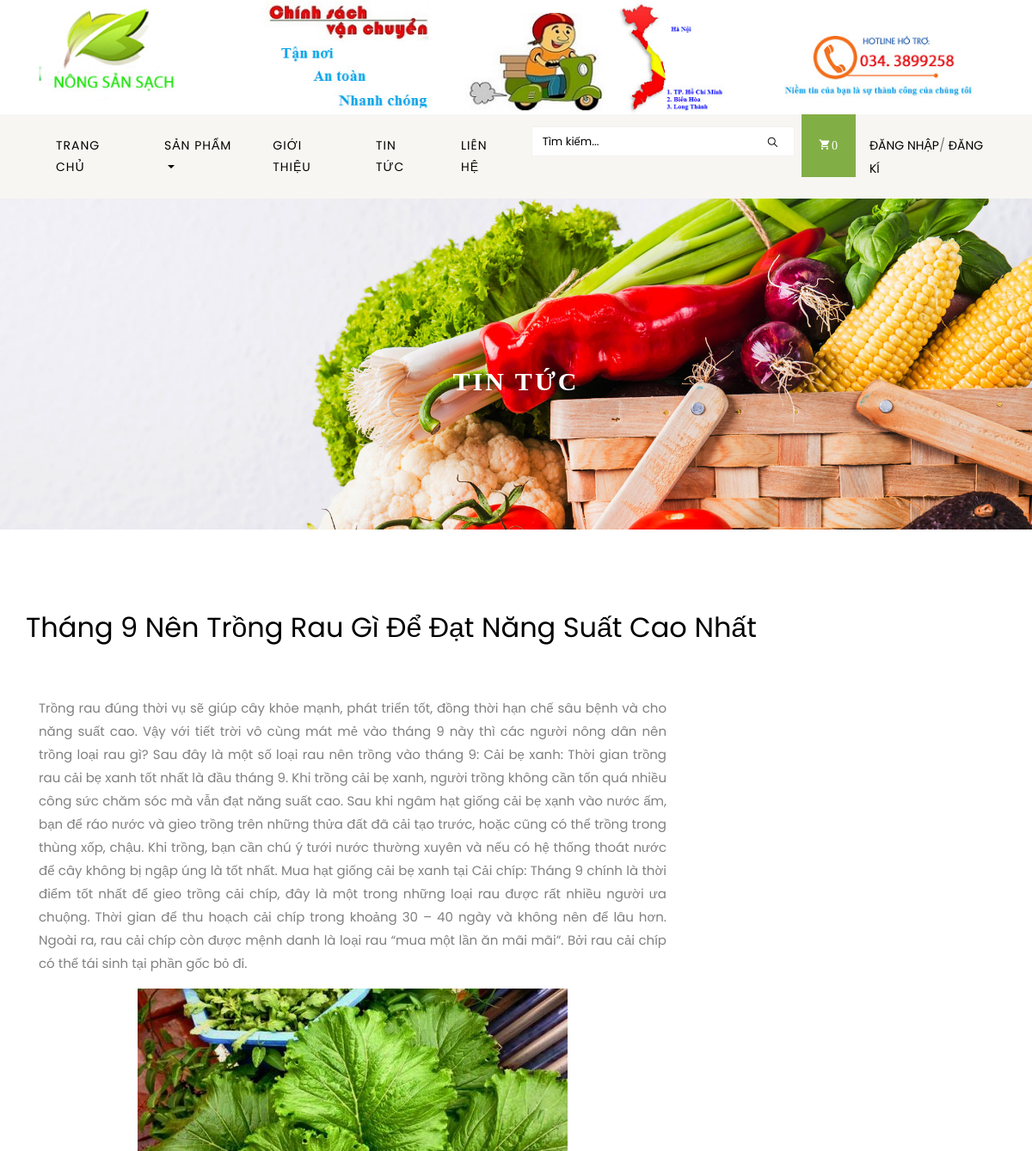
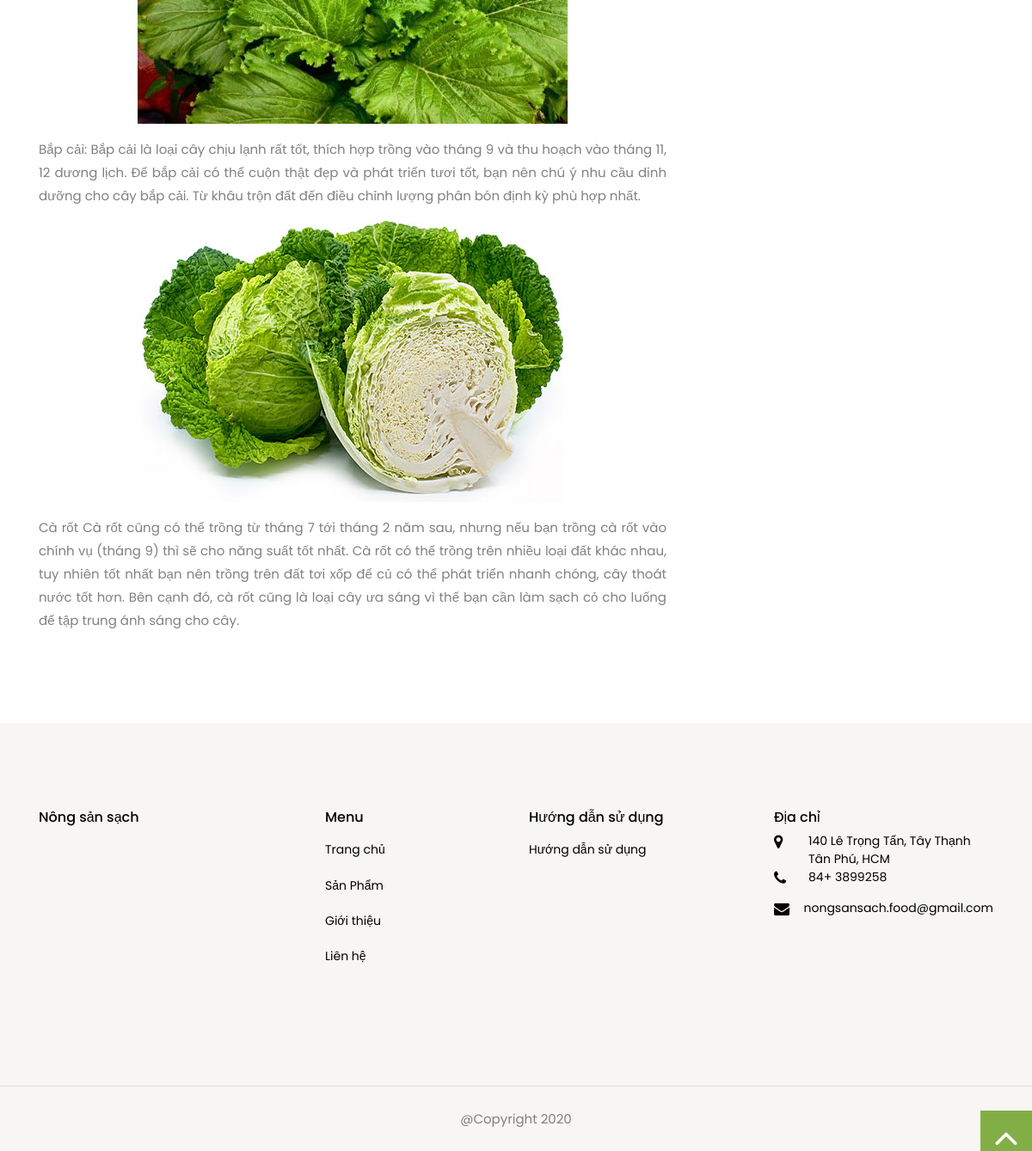
/blog-single/1, run on the app's committed database (2 pictures, top to bottom).
### home/models.py (models this page shows, shortened)
class Blogcontent(models.Model):
	blogcontent_Single = models.ForeignKey(Blogcontent_Single, on_delete=models.SET_NULL, null=True)
	title = models.CharField(max_length=300)
	slug = models.SlugField()
	body = models.TextField()
	body_text = models.TextField()
	body_content = models.TextField()
	date = models.DateTimeField(auto_now_add=True)
	image = models.ImageField(null=True, blank=True)
	image_text = models.ImageField(null=True, blank=True)

### home/views.py (the view)
# urls.py: path('blog-single/<int:id>',views.Blogsingle, name="blogsingle"),
def Blogsingle(request, id):
    blogcontenta = Blogcontent.objects.all().order_by('date')
    product = Product.objects.all()
    product_laster = Product_detail.objects.all().order_by('-id')[:10]
    blogcontent = Blogcontent.objects.get(id = id)
    extra_context ={
        'product': product,
        'blogcontent':blogcontent,
        'blogcontenta':blogcontenta
    }
    return render(request, 'blog-single.html', extra_context)

### home/templatetags/cart_templatetags.py (called while the page is built)
@register.simple_tag
def shopcartcount(userid):
    count = ShopCart.objects.filter(user_id=userid).count()
    return count

### templates/blog-single.html (shortened to what this page needs)
{% extends 'store/main.html' %}
{% load static %}
{% static "images" as baseURL %}
{% block content %}
    <div class="hero-wrap hero-bread" style="background-image: url('{% static 'images/bg_1.jpg' %}');">
      <div class="container">
        <div class="row no-gutters slider-text align-items-center justify-content-center">
          <div class="col-md-9 ftco-animate text-center">
            <h1 class="mb-0 bread">Tin tức</h1>
          </div>
        </div>
      </div>
    </div>
    <section class="ftco-section ftco-degree-bg">
      <div class="container">
        <div class="row">
          <h2 class="mb-3 text-center">{{blogcontent.title}}</h2>
          <div class="col-lg-8 ftco-animate">
            <p style="text-align: justify;">{{blogcontent.body}}</p>
            <p class="text-center"><img src="{{baseURL}}/{{blogcontent.image}}" alt=""></p>
            <p style="text-align: justify;">{{blogcontent.body_text}}</p>
            <p class="text-center"><img src="{{baseURL}}/{{blogcontent.image_text}}" alt=""></p>
            <p style="text-align: justify;">{{blogcontent.body_content}}</p>
          </div>
          <div class="col-lg-4 sidebar ftco-animate">
            <div class="sidebar-box">
            </div>
          </div>
        </div>
      </div>
    </section>
  {% endblock content %}

### data on the page
Blogcontent: title "Tháng 9 Nên Trồng Rau Gì Để Đạt Năng Suất Cao Nhất", body "Trồng rau đúng thời vụ sẽ giúp cây khỏe mạnh, phát triển tốt, đồng thời hạn chế sâu bệnh và cho năng suất cao. Vậy với tiết trời vô cùng mát mẻ vào tháng 9 này thì các người nông dân nên trồng loại rau gì? Sau đây là một số loại rau nên trồng vào tháng 9: Cải bẹ xanh: Thời gian trồng rau cải bẹ xanh tốt nhất là đầu tháng 9. Khi trồng cải bẹ xanh, người trồng không cần tốn quá nhiều công sức chăm sóc mà vẫn đạt năng suất cao. Sau khi ngâm hạt giống cải bẹ xạnh vào nước ấm, bạn để ráo nước và gieo trồng trên những thửa đất đã cải tạo trước, hoặc cũng có thể trồng trong thùng xốp, chậu. Khi trồng, bạn cần chú ý tưới nước thường xuyên và nếu có hệ thống thoát nước để cây không bị ngập úng là…", image (picture), body_text "Bắp cải: Bắp cải là loại cây chịu lạnh rất tốt, thích hợp trồng vào tháng 9 và thu hoạch vào tháng 11, 12 dương lịch. Để bắp cải có thể cuộn thật đẹp và phát triển tươi tốt, bạn nên chú ý nhu cầu dinh dưỡng cho cây bắp cải. Từ khâu trộn đất đến điều chỉnh lượng phân bón định kỳ phù hợp nhất.", image_text (picture), body_content "Cà rốt Cà rốt cũng có thể trồng từ tháng 7 tới tháng 2 năm sau, nhưng nếu bạn trồng cà rốt vào chính vụ (tháng 9) thì sẽ cho năng suất tốt nhất. Cà rốt có thể trồng trên nhiều loại đất khác nhau, tuy nhiên tốt nhất bạn nên trồng trên đất tơi xốp để củ có thể phát triển nhanh chóng, cây thoát nước tốt hơn. Bên cạnh đó, cà rốt cũng là loại cây ưa sáng vì thế bạn cần làm sạch cỏ cho luống để tập trung ánh sáng cho cây."

### other printed values
{{ count }} "0"
